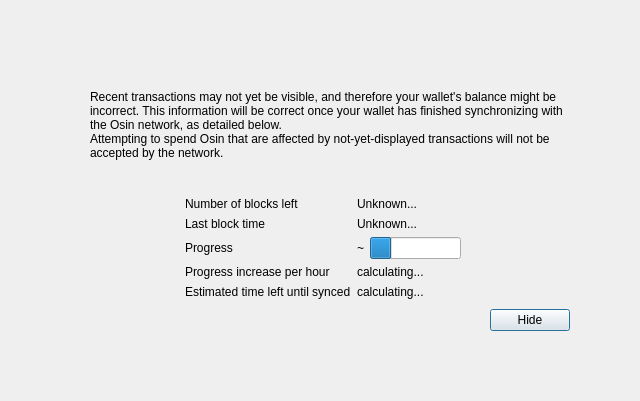
<?xml version="1.0" encoding="UTF-8"?>
<ui version="4.0">
 <class>ModalOverlay</class>
 <widget class="ModalOverlay" name="ModalOverlay">
  <property name="geometry">
   <rect>
    <x>0</x>
    <y>0</y>
    <width>640</width>
    <height>401</height>
   </rect>
  </property>
  <property name="windowTitle">
   <string>Form</string>
  </property>
  <layout class="QVBoxLayout" name="verticalLayout" stretch="0">
   <property name="sizeConstraint">
    <enum>QLayout::SetDefaultConstraint</enum>
   </property>
   <property name="leftMargin">
    <number>0</number>
   </property>
   <property name="topMargin">
    <number>0</number>
   </property>
   <property name="rightMargin">
    <number>0</number>
   </property>
   <property name="bottomMargin">
    <number>0</number>
   </property>
   <item>
    <widget class="QWidget" name="bgWidget" native="true">
     <property name="styleSheet">
      <string notr="true"/>
     </property>
     <layout class="QVBoxLayout" name="verticalLayoutMain" stretch="0">
      <property name="leftMargin">
       <number>60</number>
      </property>
      <property name="topMargin">
       <number>60</number>
      </property>
      <property name="rightMargin">
       <number>60</number>
      </property>
      <property name="bottomMargin">
       <number>60</number>
      </property>
      <item>
       <widget class="QWidget" name="contentWidget" native="true">
        <property name="styleSheet">
         <string notr="true"/>
        </property>
        <layout class="QVBoxLayout" name="verticalLayoutSub" stretch="1,0,0,0,0">
         <property name="spacing">
          <number>0</number>
         </property>
         <property name="leftMargin">
          <number>10</number>
         </property>
         <property name="topMargin">
          <number>10</number>
         </property>
         <property name="rightMargin">
          <number>10</number>
         </property>
         <property name="bottomMargin">
          <number>10</number>
         </property>
         <item>
          <layout class="QHBoxLayout" name="horizontalLayoutIconText" stretch="0,1">
           <property name="topMargin">
            <number>20</number>
           </property>
           <item>
            <layout class="QVBoxLayout" name="verticalLayoutIcon">
             <property name="leftMargin">
              <number>0</number>
             </property>
             <item>
              <widget class="QLabel" name="warningIcon">
               <property name="text">
                <string/>
               </property>
              </widget>
             </item>
             <item>
              <spacer name="verticalSpacerWarningIcon">
               <property name="orientation">
                <enum>Qt::Vertical</enum>
               </property>
               <property name="sizeHint" stdset="0">
                <size>
                 <width>20</width>
                 <height>40</height>
                </size>
               </property>
              </spacer>
             </item>
            </layout>
           </item>
           <item>
            <layout class="QVBoxLayout" name="verticalLayoutInfoText">
             <property name="leftMargin">
              <number>0</number>
             </property>
             <property name="topMargin">
              <number>0</number>
             </property>
             <item>
              <widget class="QLabel" name="infoText">
               <property name="text">
                <string>Recent transactions may not yet be visible, and therefore your wallet's balance might be incorrect. This information will be correct once your wallet has finished synchronizing with the Osin network, as detailed below.</string>
               </property>
               <property name="textFormat">
                <enum>Qt::RichText</enum>
               </property>
               <property name="wordWrap">
                <bool>true</bool>
               </property>
              </widget>
             </item>
             <item>
              <widget class="QLabel" name="infoTextStrong">
               <property name="text">
                <string>Attempting to spend Osin that are affected by not-yet-displayed transactions will not be accepted by the network.</string>
               </property>
               <property name="textFormat">
                <enum>Qt::RichText</enum>
               </property>
               <property name="wordWrap">
                <bool>true</bool>
               </property>
              </widget>
             </item>
             <item>
              <spacer name="verticalSpacerInTextSpace">
               <property name="orientation">
                <enum>Qt::Vertical</enum>
               </property>
               <property name="sizeHint" stdset="0">
                <size>
                 <width>20</width>
                 <height>40</height>
                </size>
               </property>
              </spacer>
             </item>
            </layout>
           </item>
          </layout>
         </item>
         <item>
          <spacer name="verticalSpacerAfterText">
           <property name="orientation">
            <enum>Qt::Vertical</enum>
           </property>
           <property name="sizeHint" stdset="0">
            <size>
             <width>20</width>
             <height>40</height>
            </size>
           </property>
          </spacer>
         </item>
         <item>
          <layout class="QFormLayout" name="formLayout">
           <property name="fieldGrowthPolicy">
            <enum>QFormLayout::FieldsStayAtSizeHint</enum>
           </property>
           <property name="formAlignment">
            <set>Qt::AlignHCenter|Qt::AlignTop</set>
           </property>
           <property name="horizontalSpacing">
            <number>6</number>
           </property>
           <property name="verticalSpacing">
            <number>6</number>
           </property>
           <property name="topMargin">
            <number>10</number>
           </property>
           <item row="0" column="0">
            <widget class="QLabel" name="labelNumberOfBlocksLeft">
             <property name="text">
              <string>Number of blocks left</string>
             </property>
            </widget>
           </item>
           <item row="0" column="1">
            <widget class="QLabel" name="numberOfBlocksLeft">
             <property name="text">
              <string>Unknown...</string>
             </property>
            </widget>
           </item>
           <item row="1" column="0">
            <widget class="QLabel" name="labelLastBlockTime">
             <property name="text">
              <string>Last block time</string>
             </property>
            </widget>
           </item>
           <item row="1" column="1">
            <widget class="QLabel" name="newestBlockDate">
             <property name="sizePolicy">
              <sizepolicy hsizetype="Maximum" vsizetype="Preferred">
               <horstretch>0</horstretch>
               <verstretch>0</verstretch>
              </sizepolicy>
             </property>
             <property name="text">
              <string>Unknown...</string>
             </property>
            </widget>
           </item>
           <item row="2" column="0">
            <widget class="QLabel" name="labelSyncDone">
             <property name="text">
              <string>Progress</string>
             </property>
            </widget>
           </item>
           <item row="2" column="1">
            <layout class="QHBoxLayout" name="horizontalLayoutSync" stretch="0,1">
             <item>
              <widget class="QLabel" name="percentageProgress">
               <property name="text">
                <string notr="true">~</string>
               </property>
              </widget>
             </item>
             <item>
              <widget class="QProgressBar" name="progressBar">
               <property name="value">
                <number>24</number>
               </property>
               <property name="format">
                <string/>
               </property>
              </widget>
             </item>
            </layout>
           </item>
           <item row="4" column="0">
            <widget class="QLabel" name="labelProgressIncrease">
             <property name="text">
              <string>Progress increase per hour</string>
             </property>
            </widget>
           </item>
           <item row="4" column="1">
            <widget class="QLabel" name="progressIncreasePerH">
             <property name="text">
              <string>calculating...</string>
             </property>
            </widget>
           </item>
           <item row="5" column="0">
            <widget class="QLabel" name="labelEstimatedTimeLeft">
             <property name="text">
              <string>Estimated time left until synced</string>
             </property>
            </widget>
           </item>
           <item row="5" column="1">
            <widget class="QLabel" name="expectedTimeLeft">
             <property name="text">
              <string>calculating...</string>
             </property>
            </widget>
           </item>
          </layout>
         </item>
         <item>
          <layout class="QHBoxLayout" name="horizontalLayoutButtons">
           <property name="leftMargin">
            <number>10</number>
           </property>
           <property name="topMargin">
            <number>10</number>
           </property>
           <item>
            <spacer name="horizontalSpacer">
             <property name="orientation">
              <enum>Qt::Horizontal</enum>
             </property>
             <property name="sizeHint" stdset="0">
              <size>
               <width>40</width>
               <height>20</height>
              </size>
             </property>
            </spacer>
           </item>
           <item>
            <widget class="QPushButton" name="closeButton">
             <property name="text">
              <string>Hide</string>
             </property>
             <property name="focusPolicy">
              <enum>Qt::StrongFocus</enum>
             </property>
             <property name="default">
              <bool>true</bool>
             </property>
            </widget>
           </item>
          </layout>
         </item>
         <item>
          <layout class="QVBoxLayout" name="verticalLayout_2">
           <item>
            <spacer name="verticalSpacer">
             <property name="orientation">
              <enum>Qt::Vertical</enum>
             </property>
             <property name="sizeHint" stdset="0">
              <size>
               <width>20</width>
               <height>40</height>
              </size>
             </property>
            </spacer>
           </item>
          </layout>
         </item>
        </layout>
       </widget>
      </item>
     </layout>
    </widget>
   </item>
  </layout>
 </widget>
 <customwidgets>
  <customwidget>
   <class>ModalOverlay</class>
   <extends>QWidget</extends>
   <header>qt/modaloverlay.h</header>
   <container>1</container>
  </customwidget>
 </customwidgets>
 <resources/>
 <connections/>
</ui>
